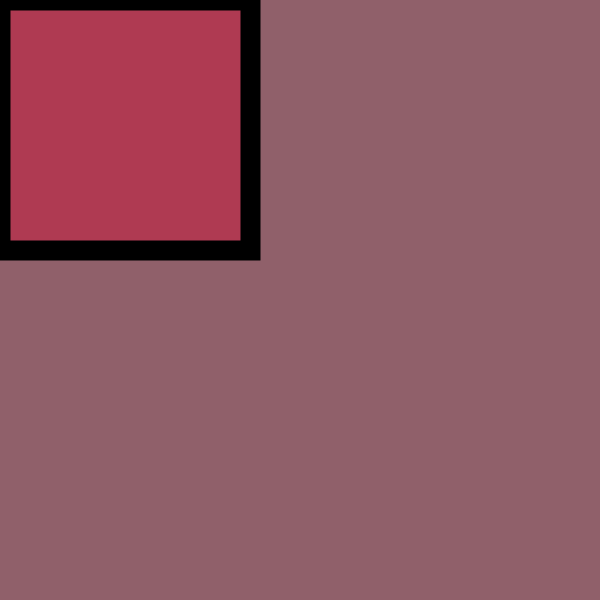
Frame 1 (no input)
Frame 60 (the mouse pressed at the canvas centre just before this capture): identical to frame 1, image omitted
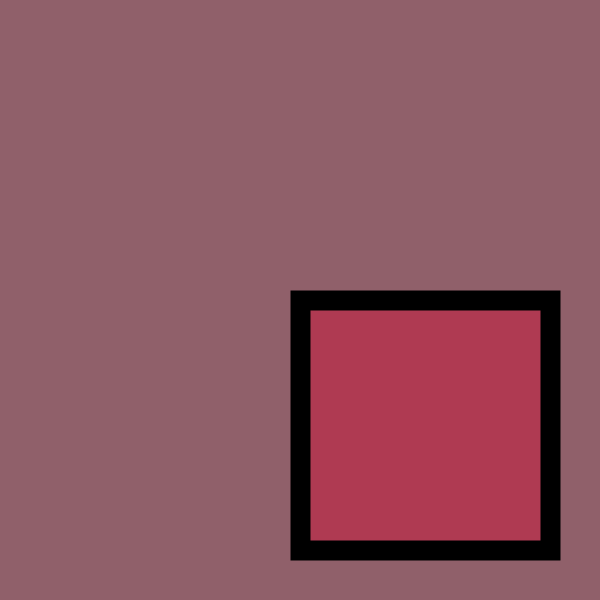
Frame 120 (the mouse held since frame 60 and released just before this capture)

The Processing sketch that drew these frames (run headless with seeded random() and noise(); from frame 60 on, the mouse is pressed at the canvas centre):

// Processing sketch: processing_35453
// ── processing_35453.pde

void setup () {
size (600, 600);
background (81, 131, 17);
frameRate (35);
fill (175, 58, 82);
stroke (0, 0, 0);
strokeWeight (20);
}
void draw () {
background (144, 96, 106);
rect (mouseX, mouseY, 250, 250);
}
